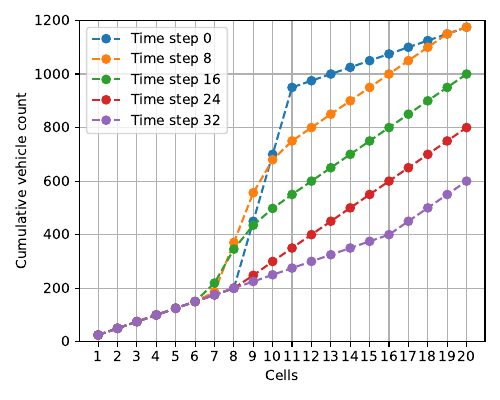

The script that saved this image:
import numpy as np
import matplotlib.pyplot as plt
import pyDyFlowNet as dfn

maxV = 1
maxW = 0.25
maxQ = 50
maxDen = 250
cellLen = 1
timeStep = 1

def sendingFlowFunc(den):
    return np.minimum(maxV*den, maxQ)

def receivingFlowFunc(den):
    return np.minimum(maxW*(maxDen-den), maxQ)

def nodeFlowFunc(sendingFlows, receivingFlows):
    return [np.minimum(sendingFlows[0], receivingFlows[0])], [np.minimum(sendingFlows[0], receivingFlows[0])]

# Initialize sources.
sources = [dfn.Source(sourceID="source0", maxSpeed=maxV, sendingFlowFunc=sendingFlowFunc, demandFunc=lambda:0)]

# Initialize 101 cells (initial density from 150 to 0).
numCell = 101
initialDens = [25 for _ in range(numCell)]
for i in [49, 50, 51]:
    initialDens[i] = 250
cells = [dfn.Link(linkID=f"cell{i}", initialDen=initialDens[i], maxSpeed=maxV, 
                  sendingFlowFunc=sendingFlowFunc, maxDen=maxDen, receivingFlowFunc=receivingFlowFunc) for i in range(numCell)]

# Initialize sinks.
sinks = [dfn.Sink("sink0")]

# Initialize nodes.
nodes = [dfn.Node(nodeID="node0", incomingLinks=[sources[0]], outgoingLinks=[cells[0]], nodeFlowFunc=nodeFlowFunc)]
for i in range(numCell-1):
    nodes.append(dfn.Node(nodeID=f"node{i+1}", incomingLinks=[cells[i]], outgoingLinks=[cells[i+1]], nodeFlowFunc=nodeFlowFunc))
nodes.append(dfn.Node(nodeID=f"node{numCell}", incomingLinks=[cells[-1]], outgoingLinks=[sinks[0]], nodeFlowFunc=nodeFlowFunc))

# Run.
for t in range(32):
    for s in sources:
        s.updateDemand()
        s.updateSendingFlow(den=s.den)

    for c in cells:
        c.updateSendingFlow(den=c.den)
        c.updateReceivingFlow(den=c.den)

    for s in sinks:
        s.updateReceivingFlow()

    for n in nodes:
        n.getSendingFlows()
        n.getReceivingFlows()
        
        n.updateNodeFlow()

        n.setOutflows()
        n.setInflows()

    for s in sources:
        s.updateSpeed()
        s.updateDensity()

    for c in cells:
        c.updateSpeed()
        c.updateDensity()

    for s in sinks:
        s.updateDensity()

# Show the output.
denOutput = []
for c in cells:
    denOutput.append(c.output["den"])
denOutput = np.array(denOutput).transpose()

plt.figure(figsize=(5, 4))
plt.plot(range(1, 21), np.cumsum(denOutput[0, 41:61]), 'o--')
plt.plot(range(1, 21), np.cumsum(denOutput[8, 41:61]), 'o--')
plt.plot(range(1, 21), np.cumsum(denOutput[16, 41:61]), 'o--')
plt.plot(range(1, 21), np.cumsum(denOutput[24, 41:61]), 'o--')
plt.plot(range(1, 21), np.cumsum(denOutput[32, 41:61]), 'o--')
plt.legend(["Time step 0", "Time step 8", "Time step 16", "Time step 24", "Time step 32"])
plt.ylim([0, 1200])
plt.ylabel("Cumulative vehicle count")
plt.gca().set_xticks(range(1, 21))
plt.xlabel("Cells")
plt.grid()
plt.tight_layout()
plt.savefig("CTM_example8.pdf")